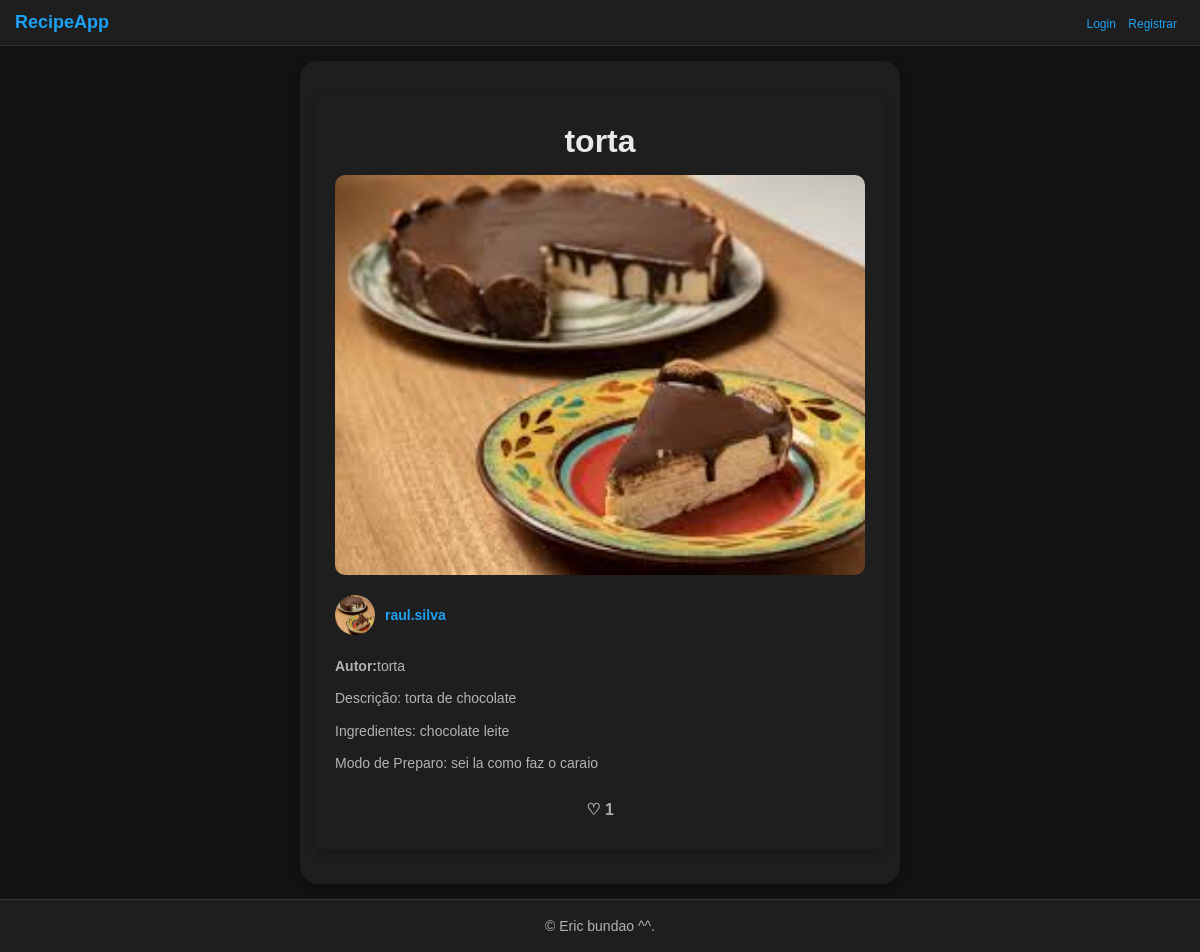
The page /recipe/1/ on the database as committed earlier.
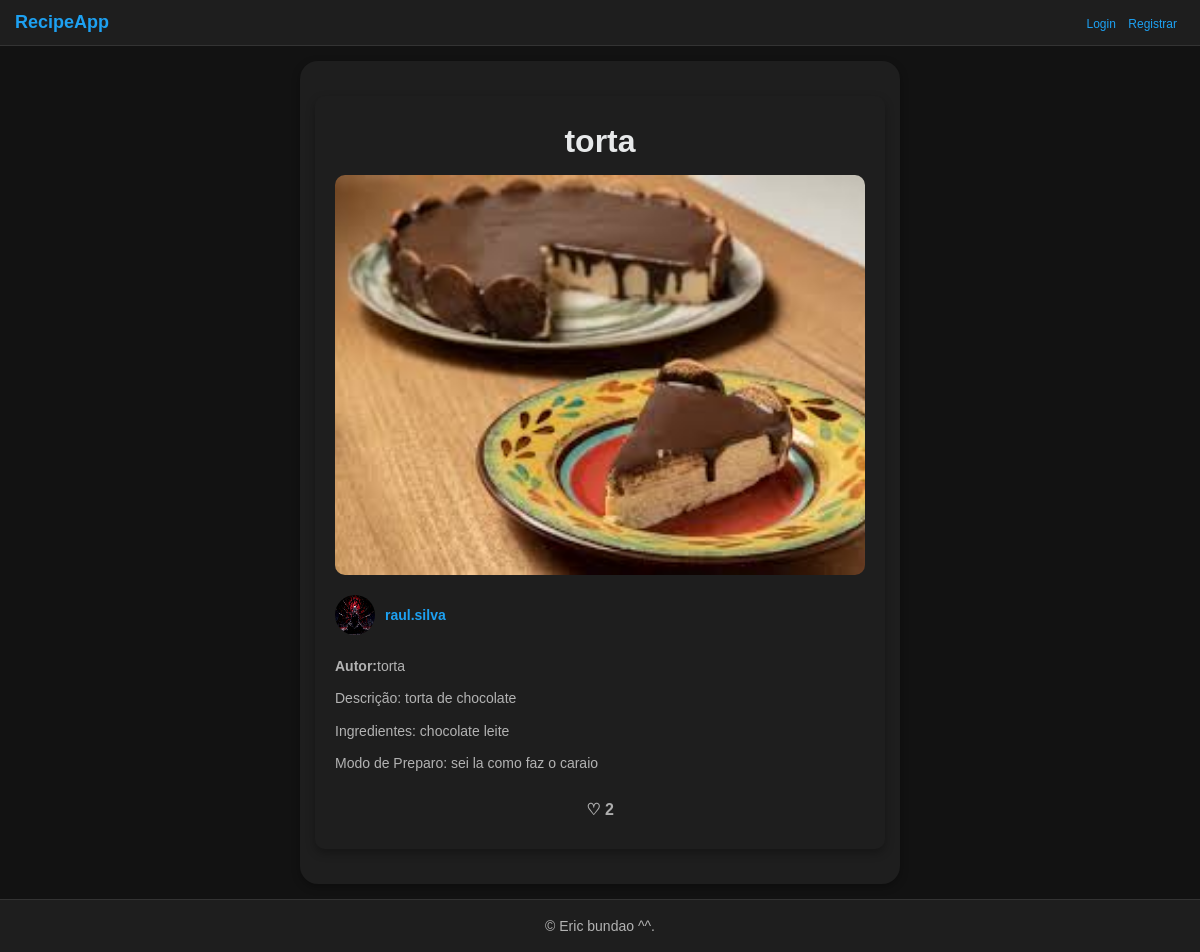
The same page on the database as committed later.
### recipes/models.py (models this page shows, shortened)
class Recipe(models.Model):
    title = models.CharField(max_length=200)
    description = models.TextField()
    ingredients = models.TextField()
    instructions = models.TextField()
    author = models.ForeignKey(User, on_delete=models.CASCADE, related_name='recipes')
    created_at = models.DateTimeField(auto_now_add=True)
    likes = models.ManyToManyField(User, related_name='liked_recipes', blank=True)
    image = models.ImageField(upload_to='recipe_images/', blank=True, null=True)  # Opcional
    def total_likes(self):
        return self.likes.count()

class Profile(models.Model):
    user = models.OneToOneField(User, on_delete=models.CASCADE)
    bio = models.TextField(blank=True)
    profile_picture = models.ImageField(upload_to='profile_pics/', blank=True, null=True)  # Opcional

### recipes/views.py (the view)
# urls.py: path('recipe/<int:pk>/', views.recipe_detail, name='recipe_detail'),
def recipe_detail(request, pk):
    recipe = get_object_or_404(Recipe, pk=pk)
    return render(request, 'recipes/recipe_detail.html', {'recipe': recipe})

### recipes/templates/recipes/recipe_detail.html (shortened to what this page needs)
{% extends 'recipes/base.html' %}
{% block content %}
<div class="recipe-detail-container">
    <h1 class="title">{{ recipe.title }}</h1>
    <div class="recipe-image-container">
        {% if recipe.image %}
            <img src="{{ recipe.image.url }}" alt="Imagem da Receita" class="recipe-image">
        {% else %}
            <div class="no-image">Sem Imagem</div>
        {% endif %}
    </div>
    <div class="author-info">
        {% if recipe.author.profile.profile_picture %}
            <img src="{{ recipe.author.profile.profile_picture.url }}" alt="Foto de Perfil" class="profile-picture-small">
        {% else %}
            <div class="default-profile-picture-small">📷</div>
        {% endif %}
        <p><a href="{% url 'profile' recipe.author.username %}">{{ recipe.author.username }}</a></p>
    </div>
    <div class="recipe-details">
        <p><strong>Autor:</strong>{{ recipe.title }}</p>
        <p>Descrição: {{ recipe.description }}</p>
        <p>Ingredientes: {{ recipe.ingredients }}</p>
        <p>Modo de Preparo: {{ recipe.instructions }}</p>
        <form method="post" action="{% url 'like_recipe' recipe.pk %}" class="like-form">
            <button type="submit" class="like-button">
                {% if user in recipe.likes.all %}
                    ❤️ {{ recipe.total_likes }}
                {% else %}
                    ♡ {{ recipe.total_likes }}
                {% endif %}
            </button>
        </form>
    </div>
</div>
{% endblock %}

Rows that differ between the two databases and show on the page:
changed through a linked row, Recipe "torta": author.profile.profile_picture: a different picture; total_likes "1" → "2"
